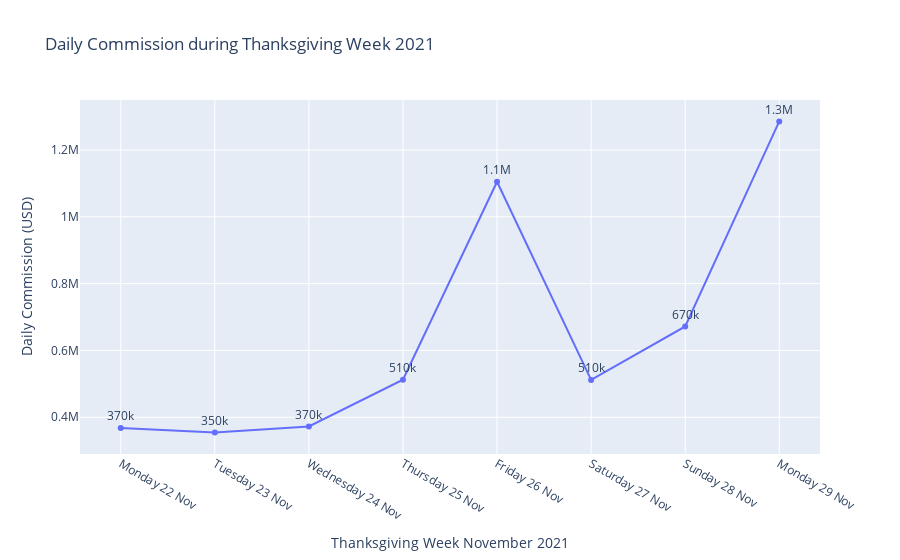

The notebook cell saved with this chart:
### Code cell
import plotly.express as px

# Assuming commision_to_day is your DataFrame
fig = px.scatter(commision_to_day, x='sqldate', y='commission', text='commission', title='Daily Commission during Thanksgiving Week 2021')

# Update the traces to show lines and markers (points), and add the text
fig.update_traces(mode='lines+markers+text', texttemplate='%{text:.2s}', textposition='top center', 
                  hovertemplate='<b>%{x}</b>: %{y:.2s} USD<extra></extra>')

# Update layout settings
fig.update_layout(
    hovermode="x",
    xaxis=dict(title='Thanksgiving Week November 2021', tickformat='%A %d %b', dtick='D1'),
    yaxis=dict(title='Daily Commission (USD)')
)

# Show the figure
fig.show()

### Figure 1 — Plotly figure (JSON) as saved in the notebook; plotly's stock layout.template omitted (floating-point values rounded to 4 significant figures)
{"data": [{"hovertemplate": "<b>%{x}</b>: %{y:.2s} USD<extra></extra>", "legendgroup": "", "marker": {"color": "#636efa", "symbol": "circle"}, "mode": "lines+markers+text", "name": "", "orientation": "v", "showlegend": false, "text": [367900.0, 354300.0, 372400.0, 512300.0, 1105000.0, 511800.0, 671700.0, 1285000.0], "textposition": "top center", "texttemplate": "%{text:.2s}", "type": "scatter", "x": ["2021-11-22T00:00:00", "2021-11-23T00:00:00", "2021-11-24T00:00:00", "2021-11-25T00:00:00", "2021-11-26T00:00:00", "2021-11-27T00:00:00", "2021-11-28T00:00:00", "2021-11-29T00:00:00"], "xaxis": "x", "y": [367900.0, 354300.0, 372400.0, 512300.0, 1105000.0, 511800.0, 671700.0, 1285000.0], "yaxis": "y"}], "layout": {"hovermode": "x", "legend": {"tracegroupgap": 0}, "title": {"text": "Daily Commission during Thanksgiving Week 2021"}, "xaxis": {"anchor": "y", "domain": [0, 1], "tickformat": "%A %d %b", "title": {"text": "Thanksgiving Week November 2021"}}, "yaxis": {"anchor": "x", "domain": [0, 1], "title": {"text": "Daily Commission (USD)"}}}}
